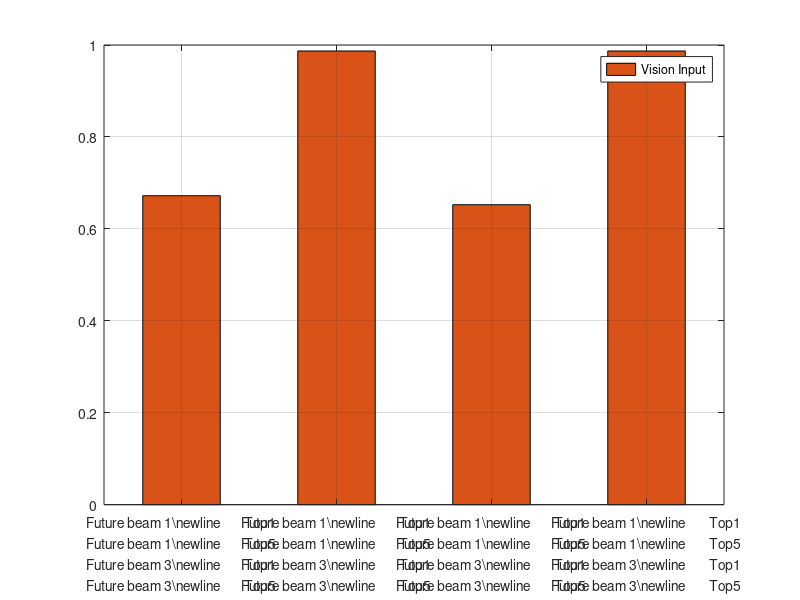

The MATLAB source for this figure: (Note: this script raises an error after producing the figure.)
load('test_acc.mat');
figure;
bar([test_acc.top1(1), test_acc.top5(1),test_acc.top1(3), test_acc.top5(3)], 'FaceColor', "#D95319",'BarWidth',0.5)
grid on;
row1 = {'Future beam 1' 'Future beam 1' 'Future beam 3' 'Future beam 3'};
row2 = {'Top1' 'Top5' 'Top1' 'Top5'};
labelArray = [row1; row2];
tickLabels = strtrim(sprintf('%s\\newline        %s\n', labelArray{:}));

set(gca, 'xticklabel', tickLabels);

l = legend('Vision Input');
l.Location = 'northwest';
ylabel('Top-k Accuracy');
ylim([0.5,1]);

set(gcf, 'Position', [100, 100, 800, 300]);